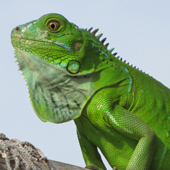
#> input picture projects/6 final-project/data preprocessing/green_iguana.jpg, 170 x 170 px
$ jupyter execute --allow-errors 'Image data preprocessing.ipynb'   (shell and % lines are left out)   (older library calls are emulated)
#> lines starting #> are read from the running program, lines starting #| are printed output that depends on the picture
we will use the popular package skimage to preprocess and augment an image before sending it to a neural network coded in Keras.

[cell 1]
import numpy as np
import pandas as pd
from keras.models import Sequential
from keras import optimizers
from keras.utils import np_utils
from keras.models import Sequential
from keras.layers import Dense, Conv2D, Embedding, Activation, MaxPooling2D, Dropout
from keras.layers import Flatten, LSTM, ZeroPadding2D, BatchNormalization, MaxPooling2D

import matplotlib
import matplotlib.pyplot as plt

Use skimage to load your iguana.jpg and display it in your notebook.

[cell 2]
from skimage.measure import compare_ssim as ssim
from skimage import io
from skimage.transform import resize

# Loading the image
image_original = io.imread('green_iguana.jpg')
#> image_original is the input picture: shape (170, 170, 3); mean R, G, B 138.1, 160.5, 126.6
print("image shape = " + str(image_original.shape))
#| image shape = (170, 170, 3)
plt.imshow(image_original)

Use skimage to zoom on the face of the iguana. Display the image.

[cell 3]
from skimage.transform import rescale

# Zoom image
image_height, image_width, image_channel = image_original.shape
#> image_height = 170; image_width = 170; image_channel = 3
image_zoom = rescale(image_original, 2)[:image_height,:image_width,:]
print("image shape = " + str(image_zoom.shape))
#| image shape = (170, 170, 6)
#> (the rest of this cell did not finish here and is left out)

Use skimage to rescale the image to 50% of the initial size of the image. Display the image. Rescaling means lowering the resolution of the image. Remember that in class we talked about finding the computation/accuracy trade-off by showing different resolutions of the same image to humans and figuring out what is the minimum resolution leading to the maximum human accuracy.

[cell 4]
from skimage.transform import rescale

# Rescale image to 50% of the initial size
image_rescaled = rescale(image_original, scale=0.5)
print("image shape = " + str(image_rescaled.shape))
#| image shape = (85, 85, 2)
#> (the rest of this cell did not finish here and is left out)

[cell 5]
from skimage.transform import resize

# Rescale image to 50% of the initial size
image_resize = resize(image_original, (128, 128))
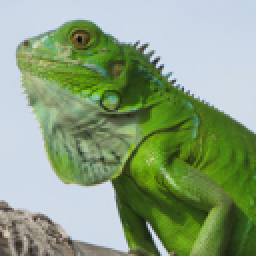
#> image_resize: shape (128, 128, 3) float64 (shown 2 times larger); mean R, G, B 0.541, 0.629, 0.496
print("image shape = " + str(image_resize.shape))
#| image shape = (128, 128, 3)
plt.imshow(image_resize)

Use skimage to add random noise to the image. Display the image.

[cell 6]
from skimage.util import random_noise

# random noise
image_noise = random_noise(image_original)
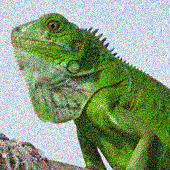
#> image_noise: shape (170, 170, 3) float64; mean R, G, B 0.542, 0.627, 0.497
plt.imshow(image_noise)

Use skimage to rotate the image by 45 degrees.

[cell 7]
from skimage.transform import rotate
import random

# anticlockwise rotation
def anticlockwise_rotation(image):
    angle = random.randint(0,180)
    return rotate(image, angle)
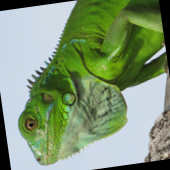
#> returned value: shape (170, 170, 3) float64; mean of channels 0, 1, 2 0.507, 0.591, 0.461; drawn as R, G, B

plt.imshow(anticlockwise_rotation(image_original))

[cell 8]
from skimage.transform import rotate
import random

# clockwise rotation
def clockwise_rotation(image):
    angle = random.randint(0,180)
    return rotate(image, -angle)
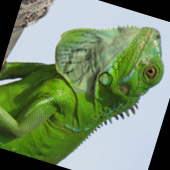
#> returned value: shape (170, 170, 3) float64; mean of channels 0, 1, 2 0.473, 0.555, 0.426; drawn as R, G, B

plt.imshow(clockwise_rotation(image_original))

Use skimage to flip the image horizontaly and verticaly. Display the image.

[cell 9]
# Horizontal flip
def horizontal_flip(image):
    return  np.fliplr(image)
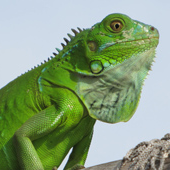
#> returned value: shape (170, 170, 3); mean of channels 0, 1, 2 138.1, 160.5, 126.6; drawn as R, G, B

plt.imshow(horizontal_flip(image_original))

[cell 10]
# Vertical flip
def vertical_flip(image):
    return np.flipud(image)
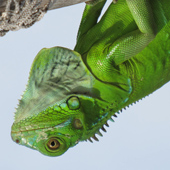
#> returned value: shape (170, 170, 3); mean of channels 0, 1, 2 138.1, 160.5, 126.6; drawn as R, G, B

plt.imshow(vertical_flip(image_original))

Use skimage to (i) blur the image, (ii) enhance its contrast, (iii) convert to grayscale, (iv) invert colors…

[cell 11]
import cv2

# Blur image
image_blur = cv2.GaussianBlur(image_original, (3,3), 0)
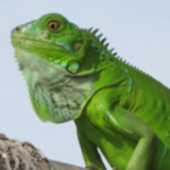
#> image_blur: shape (170, 170, 3); mean R, G, B 138.1, 160.5, 126.6
plt.imshow(image_blur)

[cell 12]
from skimage.color import rgb2gray

# Convert to grayscale

image_gray = rgb2gray(image_original)
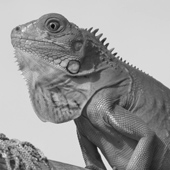
#> image_gray: shape (170, 170) float64; min 0.0205, max 0.938, mean 0.601
print("image shape = " + str(image_gray.shape))
#| image shape = (170, 170)
plt.imshow(image_gray)

[cell 13]
# Enhance contrast

[cell 14]
# Color inversion

Skimage is a popular package for customized data preprocessing and augmentation. However, deep learning frameworks such as Keras often incorporate functions to help you preprocess data in a few lines of code.

Read and run the Keras code for image preprocessing. It will save augmented images in a folder called preview on the notebook’s directory.

[cell 15]
# Image preprocessing in Keras

from keras.preprocessing.image import ImageDataGenerator, array_to_img, img_to_array, load_img

#> (the rest of this cell did not finish here and is left out)

Train the CNN coded for you in the notebook (See Appendix below) on any of the pictures you created. Evaluate the model.

#> (a cell that did not finish here is left out)

[cell 17]
image_heigth = image_original.shape[0]
#> image_heigth = 170
image_width = image_original.shape[1]
image_channel = image_original.shape[2]

[cell 18]
import os

images = [] # to store paths of images from folder

#> (the rest of this cell did not finish here and is left out)

[cell 19]
image_inputs = np.ndarray((len(images), image_heigth, image_width, image_channel))
#> image_inputs = empty array
image_inputs.shape
#> Out = (0, 170, 170, 3)

[cell 20]
for i, image in enumerate(images):
    if str(image).endswith('jpeg'):
        image_input = io.imread(image)
        image_inputs[i,:,:,:] = image_input

[cell 21]
image_inputs.shape
#> Out = (0, 170, 170, 3)

[cell 22]
X = image_inputs
#> X = empty array
Y = np.ones((len(images),1))

[cell 23]
X.shape
#> Out = (0, 170, 170, 3)
